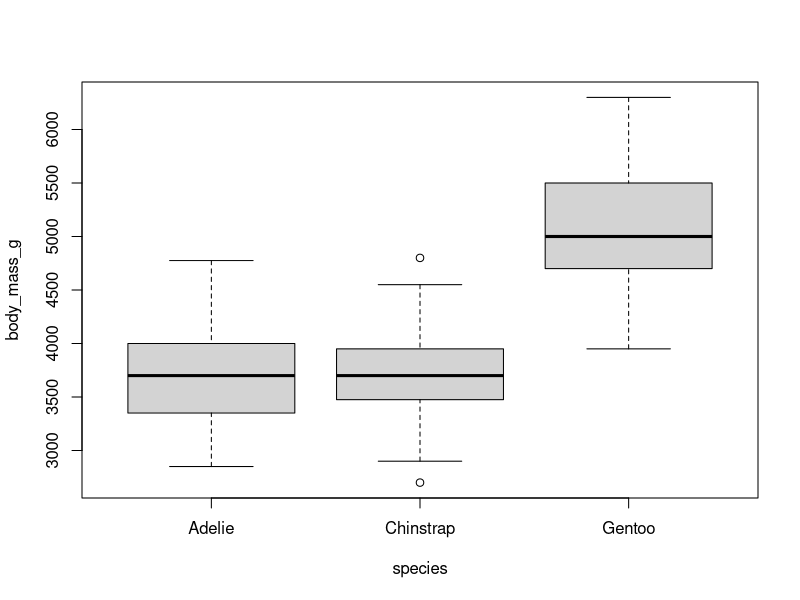
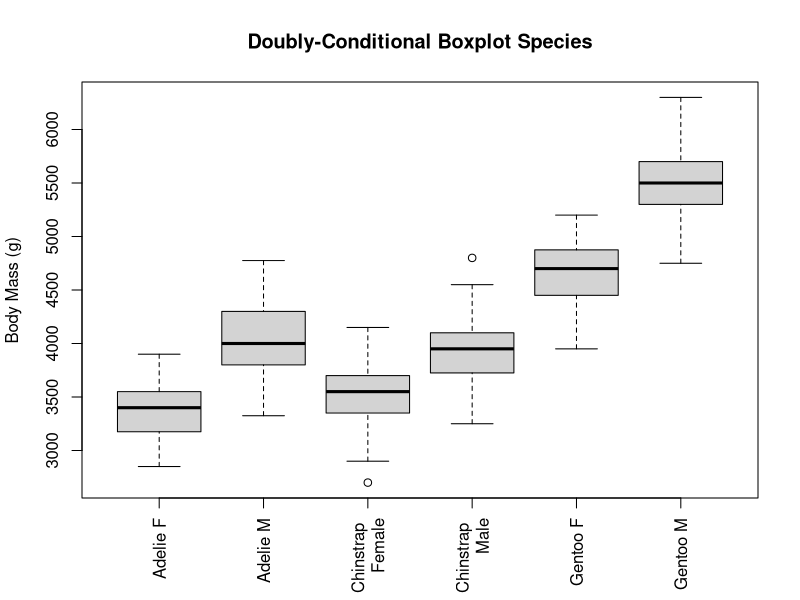

These figures' R source, in order: (Note: this script raises an error after producing the figures.)
#load in penguins 
require(palmerpenguins)

#create conditional boxplot 
boxplot(body_mass_g ~ species, data = penguins)

boxplot(body_mass_g ~ sex:species, data = penguins, 
        ylab = 'Body Mass (g)',
        main = 'Doubly-Conditional Boxplot Species', 
        names = c('Adelie F', 'Adelie M', 'Chinstrap \n Female', 'Chinstrap \n Male', 'Gentoo F', 'Gentoo M'), 
        las = 3, xlab = '')

#fit a linear model 
fit_both = lm(body_mass_g ~ sex * species, data = penguins)
summary(fit_both)

#observed mean female penguins 
pen_fem = aggregate(fit_both$speciesChinstrap, by = )